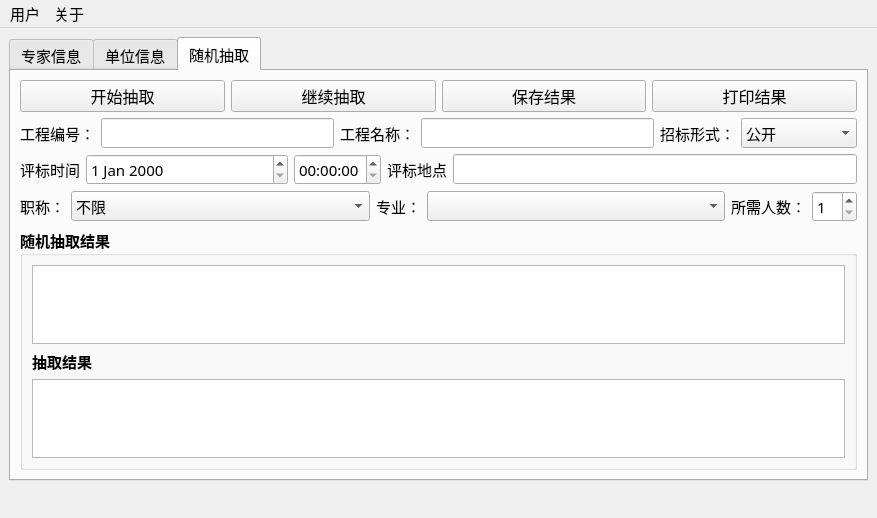
<?xml version="1.0" encoding="UTF-8"?>
<ui version="4.0">
 <class>Window</class>
 <widget class="QMainWindow" name="Window">
  <property name="geometry">
   <rect>
    <x>0</x>
    <y>0</y>
    <width>877</width>
    <height>518</height>
   </rect>
  </property>
  <property name="windowTitle">
   <string>哈尔滨工业大学-专家抽取系统</string>
  </property>
  <property name="windowIcon">
   <iconset resource="resource.qrc">
    <normaloff>:/image/image/ico.png</normaloff>:/image/image/ico.png</iconset>
  </property>
  <widget class="QWidget" name="centralwidget">
   <layout class="QGridLayout" name="gridLayout_4">
    <item row="0" column="0">
     <widget class="QTabWidget" name="tabWidget">
      <property name="font">
       <font>
        <family>宋体</family>
        <pointsize>11</pointsize>
       </font>
      </property>
      <property name="currentIndex">
       <number>2</number>
      </property>
      <widget class="QWidget" name="tab_2">
       <attribute name="title">
        <string>专家信息</string>
       </attribute>
       <layout class="QGridLayout" name="gridLayout">
        <item row="0" column="0">
         <layout class="QHBoxLayout" name="horizontalLayout_4">
          <item>
           <widget class="QPushButton" name="add_button">
            <property name="font">
             <font>
              <pointsize>12</pointsize>
              <weight>50</weight>
              <bold>false</bold>
             </font>
            </property>
            <property name="text">
             <string>新增信息</string>
            </property>
           </widget>
          </item>
          <item>
           <widget class="QPushButton" name="delete_button">
            <property name="font">
             <font>
              <pointsize>12</pointsize>
              <weight>50</weight>
              <bold>false</bold>
             </font>
            </property>
            <property name="text">
             <string>删除信息</string>
            </property>
           </widget>
          </item>
          <item>
           <widget class="QPushButton" name="pushButton">
            <property name="font">
             <font>
              <pointsize>12</pointsize>
              <weight>50</weight>
              <bold>false</bold>
             </font>
            </property>
            <property name="toolTip">
             <string>修改如果未被保存，则可以撤销</string>
            </property>
            <property name="text">
             <string>撤销修改</string>
            </property>
           </widget>
          </item>
          <item>
           <widget class="QPushButton" name="save_button">
            <property name="font">
             <font>
              <pointsize>12</pointsize>
              <weight>50</weight>
              <bold>false</bold>
             </font>
            </property>
            <property name="toolTip">
             <string>修改一旦保存，则无法撤销</string>
            </property>
            <property name="text">
             <string>保存修改</string>
            </property>
           </widget>
          </item>
         </layout>
        </item>
        <item row="1" column="0">
         <widget class="QTableView" name="tableView">
          <property name="font">
           <font>
            <family>宋体</family>
            <pointsize>12</pointsize>
           </font>
          </property>
         </widget>
        </item>
       </layout>
      </widget>
      <widget class="QWidget" name="tab_3">
       <attribute name="title">
        <string>单位信息</string>
       </attribute>
       <layout class="QGridLayout" name="gridLayout_5">
        <item row="0" column="0">
         <layout class="QHBoxLayout" name="horizontalLayout_6">
          <item>
           <widget class="QLabel" name="label_13">
            <property name="text">
             <string>工作单位：</string>
            </property>
           </widget>
          </item>
          <item>
           <widget class="QLineEdit" name="findCompany"/>
          </item>
         </layout>
        </item>
        <item row="1" column="0">
         <widget class="QTableView" name="treeView_3">
          <property name="font">
           <font>
            <family>宋体</family>
            <pointsize>12</pointsize>
           </font>
          </property>
         </widget>
        </item>
       </layout>
      </widget>
      <widget class="QWidget" name="tab">
       <attribute name="title">
        <string>随机抽取</string>
       </attribute>
       <layout class="QGridLayout" name="gridLayout_3">
        <item row="4" column="0">
         <widget class="QGroupBox" name="groupBox">
          <property name="font">
           <font>
            <family>宋体</family>
            <pointsize>11</pointsize>
            <weight>75</weight>
            <bold>true</bold>
           </font>
          </property>
          <property name="title">
           <string>随机抽取结果</string>
          </property>
          <layout class="QGridLayout" name="gridLayout_2">
           <item row="0" column="0">
            <widget class="QTreeView" name="treeView">
             <property name="font">
              <font>
               <family>宋体</family>
               <pointsize>12</pointsize>
              </font>
             </property>
            </widget>
           </item>
           <item row="3" column="0">
            <widget class="QTreeView" name="treeView_2">
             <property name="font">
              <font>
               <family>宋体</family>
               <pointsize>12</pointsize>
              </font>
             </property>
            </widget>
           </item>
           <item row="2" column="0">
            <widget class="QLabel" name="label_7">
             <property name="font">
              <font>
               <family>宋体</family>
              </font>
             </property>
             <property name="text">
              <string>抽取结果</string>
             </property>
            </widget>
           </item>
          </layout>
         </widget>
        </item>
        <item row="3" column="0">
         <layout class="QHBoxLayout" name="horizontalLayout_3" stretch="0,2,0,2,0,0">
          <item>
           <widget class="QLabel" name="label_2">
            <property name="font">
             <font>
              <family>宋体</family>
              <pointsize>11</pointsize>
             </font>
            </property>
            <property name="text">
             <string>职称：</string>
            </property>
            <property name="alignment">
             <set>Qt::AlignRight|Qt::AlignTrailing|Qt::AlignVCenter</set>
            </property>
           </widget>
          </item>
          <item>
           <widget class="QComboBox" name="comboBox_2">
            <property name="font">
             <font>
              <family>宋体</family>
              <pointsize>11</pointsize>
             </font>
            </property>
            <item>
             <property name="text">
              <string>不限</string>
             </property>
            </item>
           </widget>
          </item>
          <item>
           <widget class="QLabel" name="label_3">
            <property name="font">
             <font>
              <family>宋体</family>
              <pointsize>11</pointsize>
             </font>
            </property>
            <property name="text">
             <string>专业：</string>
            </property>
            <property name="alignment">
             <set>Qt::AlignRight|Qt::AlignTrailing|Qt::AlignVCenter</set>
            </property>
           </widget>
          </item>
          <item>
           <widget class="QComboBox" name="comboBox_3">
            <property name="font">
             <font>
              <family>宋体</family>
              <pointsize>11</pointsize>
             </font>
            </property>
           </widget>
          </item>
          <item>
           <widget class="QLabel" name="label_6">
            <property name="font">
             <font>
              <family>宋体</family>
              <pointsize>11</pointsize>
             </font>
            </property>
            <property name="text">
             <string>所需人数：</string>
            </property>
            <property name="alignment">
             <set>Qt::AlignRight|Qt::AlignTrailing|Qt::AlignVCenter</set>
            </property>
           </widget>
          </item>
          <item>
           <widget class="QSpinBox" name="spinBox">
            <property name="font">
             <font>
              <family>宋体</family>
              <pointsize>11</pointsize>
             </font>
            </property>
            <property name="minimum">
             <number>1</number>
            </property>
           </widget>
          </item>
         </layout>
        </item>
        <item row="2" column="0">
         <layout class="QHBoxLayout" name="horizontalLayout_5" stretch="0,1,0,0,2">
          <item>
           <widget class="QLabel" name="label_9">
            <property name="text">
             <string>评标时间</string>
            </property>
            <property name="alignment">
             <set>Qt::AlignRight|Qt::AlignTrailing|Qt::AlignVCenter</set>
            </property>
           </widget>
          </item>
          <item>
           <widget class="QDateEdit" name="dateEdit"/>
          </item>
          <item>
           <widget class="QTimeEdit" name="timeEdit"/>
          </item>
          <item>
           <widget class="QLabel" name="label_10">
            <property name="text">
             <string>评标地点</string>
            </property>
           </widget>
          </item>
          <item>
           <widget class="QLineEdit" name="lineEdit"/>
          </item>
         </layout>
        </item>
        <item row="1" column="0">
         <layout class="QHBoxLayout" name="horizontalLayout" stretch="0,2,0,2,0,1">
          <item>
           <widget class="QLabel" name="label_4">
            <property name="font">
             <font>
              <family>宋体</family>
              <pointsize>11</pointsize>
             </font>
            </property>
            <property name="text">
             <string>工程编号：</string>
            </property>
            <property name="alignment">
             <set>Qt::AlignRight|Qt::AlignTrailing|Qt::AlignVCenter</set>
            </property>
           </widget>
          </item>
          <item>
           <widget class="QLineEdit" name="ProjectNo">
            <property name="font">
             <font>
              <family>宋体</family>
              <pointsize>11</pointsize>
             </font>
            </property>
           </widget>
          </item>
          <item>
           <widget class="QLabel" name="label_5">
            <property name="font">
             <font>
              <family>宋体</family>
              <pointsize>11</pointsize>
             </font>
            </property>
            <property name="text">
             <string>工程名称：</string>
            </property>
            <property name="alignment">
             <set>Qt::AlignRight|Qt::AlignTrailing|Qt::AlignVCenter</set>
            </property>
           </widget>
          </item>
          <item>
           <widget class="QLineEdit" name="ProjectName">
            <property name="font">
             <font>
              <family>宋体</family>
              <pointsize>11</pointsize>
             </font>
            </property>
           </widget>
          </item>
          <item>
           <widget class="QLabel" name="label_8">
            <property name="font">
             <font>
              <family>宋体</family>
              <pointsize>11</pointsize>
             </font>
            </property>
            <property name="text">
             <string>招标形式：</string>
            </property>
           </widget>
          </item>
          <item>
           <widget class="QComboBox" name="ProjectForm_comboBox_4">
            <property name="font">
             <font>
              <family>宋体</family>
              <pointsize>11</pointsize>
             </font>
            </property>
            <item>
             <property name="text">
              <string>公开</string>
             </property>
            </item>
            <item>
             <property name="text">
              <string>邀请</string>
             </property>
            </item>
           </widget>
          </item>
         </layout>
        </item>
        <item row="0" column="0">
         <layout class="QHBoxLayout" name="horizontalLayout_2">
          <item>
           <widget class="QPushButton" name="begin_button">
            <property name="font">
             <font>
              <pointsize>12</pointsize>
              <weight>50</weight>
              <bold>false</bold>
             </font>
            </property>
            <property name="text">
             <string>开始抽取</string>
            </property>
           </widget>
          </item>
          <item>
           <widget class="QPushButton" name="continue_button">
            <property name="font">
             <font>
              <pointsize>12</pointsize>
              <weight>50</weight>
              <bold>false</bold>
             </font>
            </property>
            <property name="text">
             <string>继续抽取</string>
            </property>
           </widget>
          </item>
          <item>
           <widget class="QPushButton" name="save_button_2">
            <property name="font">
             <font>
              <pointsize>12</pointsize>
              <weight>50</weight>
              <bold>false</bold>
             </font>
            </property>
            <property name="text">
             <string>保存结果</string>
            </property>
           </widget>
          </item>
          <item>
           <widget class="QPushButton" name="print_button">
            <property name="font">
             <font>
              <pointsize>12</pointsize>
              <weight>50</weight>
              <bold>false</bold>
             </font>
            </property>
            <property name="text">
             <string>打印结果</string>
            </property>
           </widget>
          </item>
         </layout>
        </item>
       </layout>
      </widget>
     </widget>
    </item>
    <item row="1" column="0">
     <widget class="QLabel" name="label">
      <property name="font">
       <font>
        <family>宋体</family>
        <pointsize>12</pointsize>
       </font>
      </property>
      <property name="text">
       <string/>
      </property>
     </widget>
    </item>
   </layout>
  </widget>
  <widget class="QMenuBar" name="menubar">
   <property name="geometry">
    <rect>
     <x>0</x>
     <y>0</y>
     <width>877</width>
     <height>24</height>
    </rect>
   </property>
   <property name="font">
    <font>
     <family>宋体</family>
     <pointsize>11</pointsize>
    </font>
   </property>
   <widget class="QMenu" name="menu">
    <property name="title">
     <string>用户</string>
    </property>
    <addaction name="changepassword"/>
    <addaction name="exit"/>
   </widget>
   <widget class="QMenu" name="menu_2">
    <property name="font">
     <font>
      <pointsize>11</pointsize>
     </font>
    </property>
    <property name="title">
     <string>关于</string>
    </property>
    <addaction name="action"/>
   </widget>
   <addaction name="menu"/>
   <addaction name="menu_2"/>
  </widget>
  <action name="changepassword">
   <property name="text">
    <string>修改密码</string>
   </property>
   <property name="font">
    <font>
     <family>Agency FB</family>
     <pointsize>11</pointsize>
    </font>
   </property>
  </action>
  <action name="exit">
   <property name="text">
    <string>退出</string>
   </property>
   <property name="font">
    <font>
     <family>Agency FB</family>
     <pointsize>11</pointsize>
    </font>
   </property>
  </action>
  <action name="action">
   <property name="text">
    <string>关于</string>
   </property>
  </action>
 </widget>
 <resources>
  <include location="resource.qrc"/>
 </resources>
 <connections/>
</ui>
